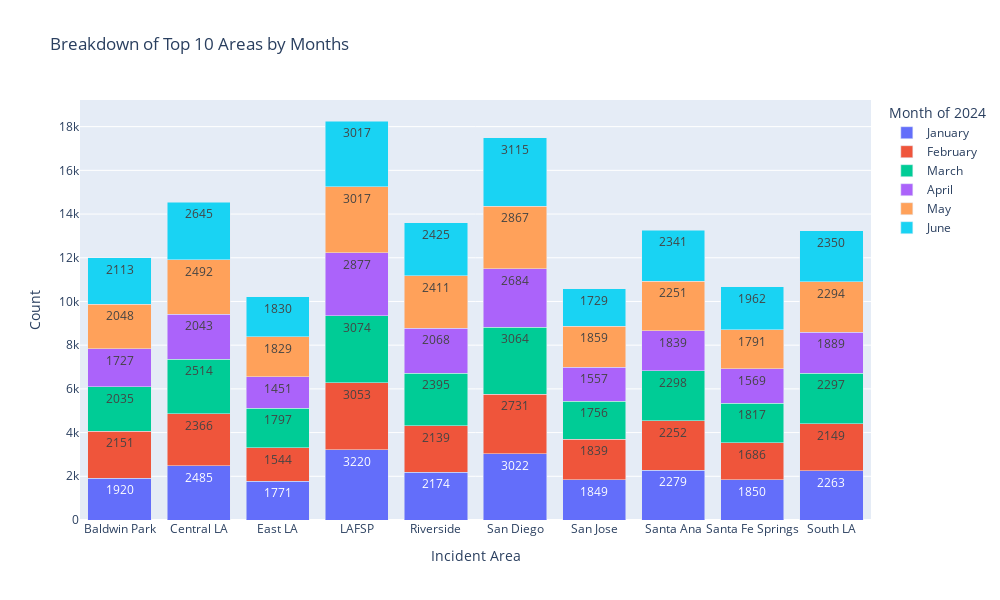

Notebook code cell kept with this figure:
### Code cell
fig_incident = px.bar(df, x="Incident Area", 
                      y="Count", 
                      color="Month of 2024", 
                      barmode="stack", 
                      text="Count",  
                      width=1000, 
                      height=600,
                      title = "Breakdown of Top 10 Areas by Months" )
fig_incident.show()

### Figure 1 — Plotly figure (JSON) as saved in the notebook; plotly's stock layout.template omitted (floating-point values rounded to 4 significant figures)
{"data": [{"alignmentgroup": "True", "hovertemplate": "Month of 2024=January<br>Incident Area=%{x}<br>Count=%{text}<extra></extra>", "legendgroup": "January", "marker": {"color": "#636efa", "pattern": {"shape": ""}}, "name": "January", "offsetgroup": "January", "orientation": "v", "showlegend": true, "text": [1920, 2485, 1771, 3220, 2174, 3022, 1849, 2279, 1850, 2263], "textposition": "auto", "type": "bar", "x": ["Baldwin Park", "Central LA", "East LA", "LAFSP", "Riverside", "San Diego", "San Jose", "Santa Ana", "Santa Fe Springs", "South LA"], "xaxis": "x", "y": [1920, 2485, 1771, 3220, 2174, 3022, 1849, 2279, 1850, 2263], "yaxis": "y"}, {"alignmentgroup": "True", "hovertemplate": "Month of 2024=February<br>Incident Area=%{x}<br>Count=%{text}<extra></extra>", "legendgroup": "February", "marker": {"color": "#EF553B", "pattern": {"shape": ""}}, "name": "February", "offsetgroup": "February", "orientation": "v", "showlegend": true, "text": [2151, 2366, 1544, 3053, 2139, 2731, 1839, 2252, 1686, 2149], "textposition": "auto", "type": "bar", "x": ["Baldwin Park", "Central LA", "East LA", "LAFSP", "Riverside", "San Diego", "San Jose", "Santa Ana", "Santa Fe Springs", "South LA"], "xaxis": "x", "y": [2151, 2366, 1544, 3053, 2139, 2731, 1839, 2252, 1686, 2149], "yaxis": "y"}, {"alignmentgroup": "True", "hovertemplate": "Month of 2024=March<br>Incident Area=%{x}<br>Count=%{text}<extra></extra>", "legendgroup": "March", "marker": {"color": "#00cc96", "pattern": {"shape": ""}}, "name": "March", "offsetgroup": "March", "orientation": "v", "showlegend": true, "text": [2035, 2514, 1797, 3074, 2395, 3064, 1756, 2298, 1817, 2297], "textposition": "auto", "type": "bar", "x": ["Baldwin Park", "Central LA", "East LA", "LAFSP", "Riverside", "San Diego", "San Jose", "Santa Ana", "Santa Fe Springs", "South LA"], "xaxis": "x", "y": [2035, 2514, 1797, 3074, 2395, 3064, 1756, 2298, 1817, 2297], "yaxis": "y"}, {"alignmentgroup": "True", "hovertemplate": "Month of 2024=April<br>Incident Area=%{x}<br>Count=%{text}<extra></extra>", "legendgroup": "April", "marker": {"color": "#ab63fa", "pattern": {"shape": ""}}, "name": "April", "offsetgroup": "April", "orientation": "v", "showlegend": true, "text": [1727, 2043, 1451, 2877, 2068, 2684, 1557, 1839, 1569, 1889], "textposition": "auto", "type": "bar", "x": ["Baldwin Park", "Central LA", "East LA", "LAFSP", "Riverside", "San Diego", "San Jose", "Santa Ana", "Santa Fe Springs", "South LA"], "xaxis": "x", "y": [1727, 2043, 1451, 2877, 2068, 2684, 1557, 1839, 1569, 1889], "yaxis": "y"}, {"alignmentgroup": "True", "hovertemplate": "Month of 2024=May<br>Incident Area=%{x}<br>Count=%{text}<extra></extra>", "legendgroup": "May", "marker": {"color": "#FFA15A", "pattern": {"shape": ""}}, "name": "May", "offsetgroup": "May", "orientation": "v", "showlegend": true, "text": [2048, 2492, 1829, 3017, 2411, 2867, 1859, 2251, 1791, 2294], "textposition": "auto", "type": "bar", "x": ["Baldwin Park", "Central LA", "East LA", "LAFSP", "Riverside", "San Diego", "San Jose", "Santa Ana", "Santa Fe Springs", "South LA"], "xaxis": "x", "y": [2048, 2492, 1829, 3017, 2411, 2867, 1859, 2251, 1791, 2294], "yaxis": "y"}, {"alignmentgroup": "True", "hovertemplate": "Month of 2024=June<br>Incident Area=%{x}<br>Count=%{text}<extra></extra>", "legendgroup": "June", "marker": {"color": "#19d3f3", "pattern": {"shape": ""}}, "name": "June", "offsetgroup": "June", "orientation": "v", "showlegend": true, "text": [2113, 2645, 1830, 3017, 2425, 3115, 1729, 2341, 1962, 2350], "textposition": "auto", "type": "bar", "x": ["Baldwin Park", "Central LA", "East LA", "LAFSP", "Riverside", "San Diego", "San Jose", "Santa Ana", "Santa Fe Springs", "South LA"], "xaxis": "x", "y": [2113, 2645, 1830, 3017, 2425, 3115, 1729, 2341, 1962, 2350], "yaxis": "y"}], "layout": {"barmode": "stack", "height": 600, "legend": {"title": {"text": "Month of 2024"}, "tracegroupgap": 0}, "title": {"text": "Breakdown of Top 10 Areas by Months"}, "width": 1000, "xaxis": {"anchor": "y", "autorange": true, "domain": [0, 1], "range": [-0.5, 9.5], "title": {"text": "Incident Area"}, "type": "category"}, "yaxis": {"anchor": "x", "autorange": true, "domain": [0, 1], "range": [0, 19220.0], "title": {"text": "Count"}, "type": "linear"}}}
